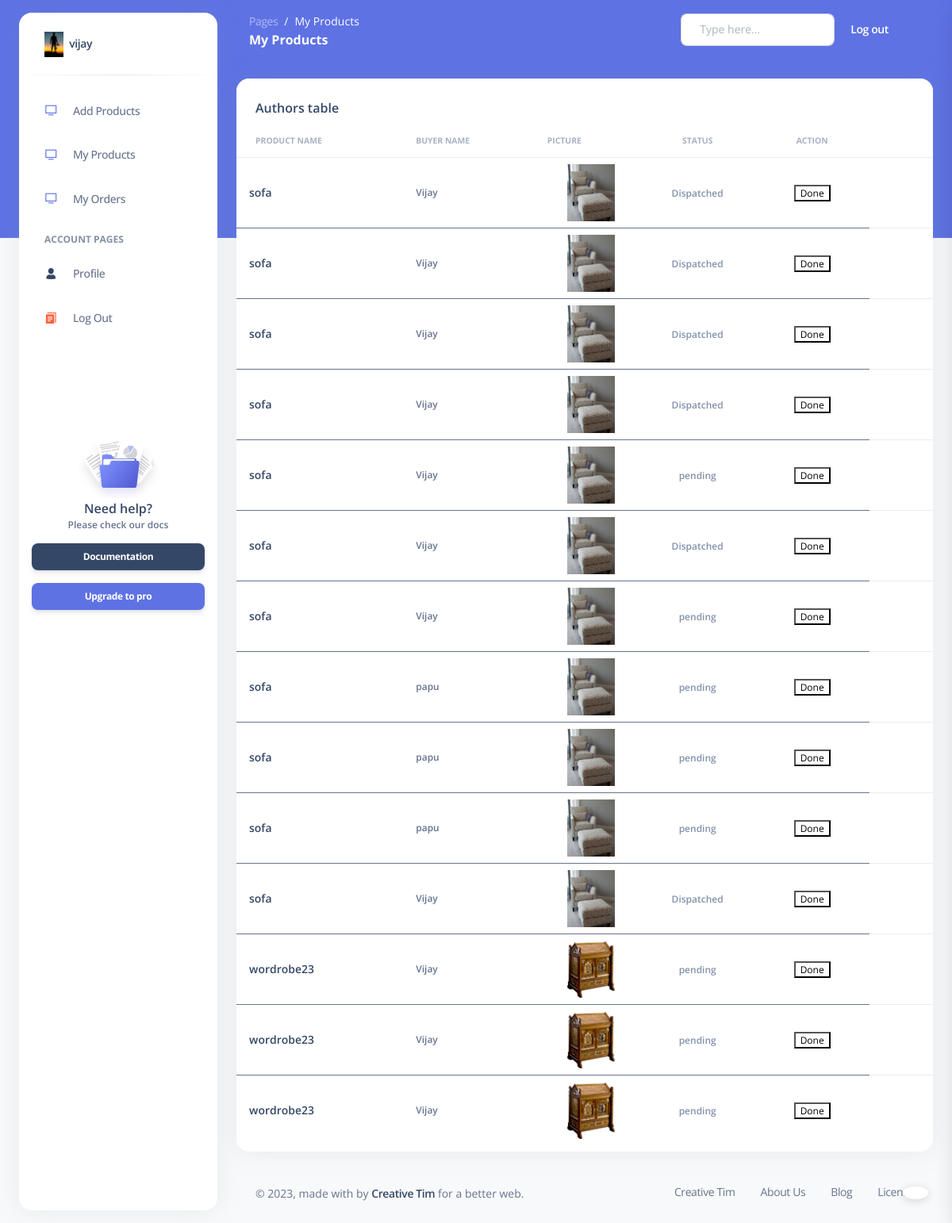
/seller/my_order/ (signed in), run on the app's committed database.
### seller/models.py (models this page shows, shortened)
class Seller(models.Model):
    user_name = models.CharField(max_length=50)
    gst = models.CharField(max_length=15)
    phone = models.CharField(max_length=15)
    email = models.EmailField(unique=True)
    password = models.CharField(max_length=10)
    pic = models.FileField(default= 'defualt.png',upload_to='seller_profile')

class MyOrder(models.Model):
    all_status = [
        ('pending', 'pending'),
        ('dispatched', 'dispatched')
    ]
    buyer = models.ForeignKey(to = 'buyer.Buyer',on_delete=models.CASCADE)
    product = models.ForeignKey(Product,on_delete=models.CASCADE)
    status = models.CharField(max_length=50,default='pending')

class Product(models.Model):
    product_name = models.CharField(max_length=50)
    des = models.TextField(max_length=255)
    price = models.FloatField(default=10.0)
    product_stock = models.IntegerField(default=0)
    pic = models.FileField(default='sad.jpg', upload_to='product_pics')
    seller = models.ForeignKey(Seller, on_delete=models.CASCADE)

### buyer/models.py (models this page shows, shortened)
class Buyer(models.Model):
    first_name = models.CharField(max_length=50)
    last_name = models.CharField(max_length=50)
    email = models.EmailField(unique=True)
    password = models.CharField(max_length=10)
    phone = models.CharField(max_length=15)
    address = models.CharField(max_length=200)
    pic = models.FileField(default='default.png',upload_to='buyer_profile')

### seller/views.py (the view)
# urls.py: path('my_order/',my_order,name='my_order'),
def my_order(request):
    seller_obj = Seller.objects.get(email=request.session['s_email'])
    all_order = MyOrder.objects.filter(product__seller=seller_obj)
    return render(request, 'my_order.html', {'order_data': all_order, 'seller_data': seller_obj})

### seller/templates/my_order.html (shortened to what this page needs)
{% load static %}
<!DOCTYPE html>
<html lang="en">
<head>
  <link href="{% static '/assets/css/nucleo-icons.css' %}" rel="stylesheet" />
  <link href="{% static '/assets/css/nucleo-svg.css' %}" rel="stylesheet" />
  <link href="{% static '/assets/css/nucleo-svg.css' %}" rel="stylesheet" />
  <link id="pagestyle" href="{% static '/assets/css/argon-dashboard.css' %}" rel="stylesheet" />
</head>
<body class="g-sidenav-show   bg-gray-100">
  <aside class="sidenav bg-white navbar navbar-vertical navbar-expand-xs border-0 border-radius-xl my-3 fixed-start ms-4 " id="sidenav-main">
    {% if seller_data %}
    <div class="sidenav-header">
      <a class="navbar-brand m-0"  target="_blank">
        <img src="{{seller_data.pic.url}}" class="navbar-brand-img h-100" alt="main_logo">
        <span class="ms-1 font-weight-bold">{{seller_data.user_name}}</span>
      </a>
    </div>
    {% endif %}
    <hr class="horizontal dark mt-0">
    <div class="collapse navbar-collapse  w-auto " id="sidenav-collapse-main">
      <ul class="navbar-nav">
        <li class="nav-item">
          <a class="nav-link " href="{% url 'add_products' %}">
            <div class="icon icon-shape icon-sm border-radius-md text-center me-2 d-flex align-items-center justify-content-center">
              <i class="ni ni-tv-2 text-primary text-sm opacity-10"></i>
            </div>
            <span class="nav-link-text ms-1">Add Products</span>
          </a>
        </li>
        <li class="nav-item">
          <a class="nav-link " href="{% url 'my_products' %}">
            <div class="icon icon-shape icon-sm border-radius-md text-center me-2 d-flex align-items-center justify-content-center">
              <i class="ni ni-tv-2 text-primary text-sm opacity-10"></i>
            </div>
            <span class="nav-link-text ms-1">My Products</span>
          </a>
        </li>
        <li class="nav-item">
          <a class="nav-link " href="{% url 'my_order' %}">
            <div class="icon icon-shape icon-sm border-radius-md text-center me-2 d-flex align-items-center justify-content-center">
              <i class="ni ni-tv-2 text-primary text-sm opacity-10"></i>
            </div>
            <span class="nav-link-text ms-1">My Orders</span>
          </a>
        </li>
        <li class="nav-item mt-3">
          <h6 class="ps-4 ms-2 text-uppercase text-xs font-weight-bolder opacity-6">Account pages</h6>
        </li>
        <li class="nav-item">
          <a class="nav-link " href="{% url 'profile' %}">
            <div class="icon icon-shape icon-sm border-radius-md text-center me-2 d-flex align-items-center justify-content-center">
              <i class="ni ni-single-02 text-dark text-sm opacity-10"></i>
            </div>
            <span class="nav-link-text ms-1">Profile</span>
          </a>
        </li>
        <li class="nav-item">
          <a class="nav-link " href="{% url 'signout' %}">
            <div class="icon icon-shape icon-sm border-radius-md text-center me-2 d-flex align-items-center justify-content-center">
              <i class="ni ni-single-copy-04 text-warning text-sm opacity-10"></i>
            </div>
            <span class="nav-link-text ms-1">Log Out</span>
          </a>
        </li>
      </ul>
    </div>
    <div class="sidenav-footer mx-3 ">
      <div class="card card-plain shadow-none" id="sidenavCard">
        <img class="w-50 mx-auto" src="{% static '/assets/img/illustrations/icon-documentation.svg' %}" alt="sidebar_illustration">
        <div class="card-body text-center p-3 w-100 pt-0">
          <div class="docs-info">
            <h6 class="mb-0">Need help?</h6>
            <p class="text-xs font-weight-bold mb-0">Please check our docs</p>
          </div>
        </div>
      </div>
      <a href="https://www.creative-tim.com/learning-lab/bootstrap/license/argon-dashboard" target="_blank" class="btn btn-dark btn-sm w-100 mb-3">Documentation</a>
      <a class="btn btn-primary btn-sm mb-0 w-100" href="https://www.creative-tim.com/product/argon-dashboard-pro?ref=sidebarfree" type="button">Upgrade to pro</a>
    </div>
  </aside>
  <main class="main-content position-relative border-radius-lg ">
    <nav class="navbar navbar-main navbar-expand-lg px-0 mx-4 shadow-none border-radius-xl " id="navbarBlur" data-scroll="false">
      <div class="container-fluid py-1 px-3">
        <nav aria-label="breadcrumb">
          <ol class="breadcrumb bg-transparent mb-0 pb-0 pt-1 px-0 me-sm-6 me-5">
            <li class="breadcrumb-item text-sm"><a class="opacity-5 text-white" href="javascript:;">Pages</a></li>
            <li class="breadcrumb-item text-sm text-white active" aria-current="page">My Products</li>
          </ol>
          <h6 class="font-weight-bolder text-white mb-0">My Products</h6>
        </nav>
        <div class="collapse navbar-collapse mt-sm-0 mt-2 me-md-0 me-sm-4" id="navbar">
          <div class="ms-md-auto pe-md-3 d-flex align-items-center">
            <div class="input-group">
              <span class="input-group-text text-body"></span>
              <input type="text" class="form-control" placeholder="Type here...">
            </div>
          </div>
          <ul class="navbar-nav  justify-content-end">
            <li class="nav-item d-flex align-items-center">
              <a href="{% url 'signout' %}" class="nav-link text-white font-weight-bold px-0">
                <span class="d-sm-inline d-none">Log out</span>
              </a>
            </li>
            <li class="nav-item px-3 d-flex align-items-center">
            </li>
            <li class="nav-item dropdown pe-2 d-flex align-items-center">
            </li>
          </ul>
        </div>
      </div>
    </nav>
    <div class="container-fluid py-4">
      <div class="row">
        <div class="col-12">
          <div class="card mb-4">
            <div class="card-header pb-0">
              <h6>Authors table</h6>
            </div>
            <div class="card-body px-0 pt-0 pb-2">
              <div class="table-responsive p-0">
                <table class="table align-items-center mb-0">
                  <thead>
                    <tr>
                      <th class="text-uppercase text-secondary text-xxs font-weight-bolder opacity-7">Product Name</th>
                      <th class="text-uppercase text-secondary text-xxs font-weight-bolder opacity-7 ps-2">Buyer Name</th>
                      <th class="text-uppercase text-secondary text-xxs font-weight-bolder opacity-7 ps-2">Picture</th>
                      <th class="text-center text-uppercase text-secondary text-xxs font-weight-bolder opacity-7">Status</th>
                      <th class="text-center text-uppercase text-secondary text-xxs font-weight-bolder opacity-7">Action</th>
{% for i in order_data %}
                      <th class="text-secondary opacity-7"></th>
                    </tr>
                  </thead>
                  <tbody>
                    <tr>
                      <td>
                        <div class="d-flex px-2 py-1">
                          <div class="d-flex flex-column justify-content-center">
                            <h6 class="mb-0 text-sm">{{i.product.product_name}}</h6>
                          </div>
                        </div>
                      </td>
                      <td>
                        <p class="text-xs font-weight-bold mb-0">{{i.buyer.first_name}}</p>
                      </td>
                      <td class="align-middle text-center text-sm">
                        <div>
                          <img src="{{i.product.pic.url}}"  alt="user1" width="60px">
                        </div>
                      </td>
                      <td class="align-middle text-center">
                        <span class="text-secondary text-xs font-weight-bold">{{i.status}}</span>
                      </td>
                      <td class="align-middle text-center">
                        <span class="text-secondary text-xs font-weight-bold"><a href="{% url 'change_status' i.id %}"><button style="background-color:white">Done</button style="color:white"></a></span>
                      </td>
 {% endfor %}
                      </tr>
                  </tbody>
                </table>
              </div>
            </div>
          </div>
        </div>
      </div>
      <footer class="footer pt-3  ">
        <div class="container-fluid">
          <div class="row align-items-center justify-content-lg-between">
            <div class="col-lg-6 mb-lg-0 mb-4">
              <div class="copyright text-center text-sm text-muted text-lg-start">
                © ,
                made with  by
                <a href="https://www.creative-tim.com" class="font-weight-bold" target="_blank">Creative Tim</a>
                for a better web.
              </div>
            </div>
            <div class="col-lg-6">
              <ul class="nav nav-footer justify-content-center justify-content-lg-end">
                <li class="nav-item">
                  <a href="https://www.creative-tim.com" class="nav-link text-muted" target="_blank">Creative Tim</a>
                </li>
                <li class="nav-item">
                  <a href="https://www.creative-tim.com/presentation" class="nav-link text-muted" target="_blank">About Us</a>
                </li>
                <li class="nav-item">
                  <a href="https://www.creative-tim.com/blog" class="nav-link text-muted" target="_blank">Blog</a>
                </li>
                <li class="nav-item">
                  <a href="https://www.creative-tim.com/license" class="nav-link pe-0 text-muted" target="_blank">License</a>
                </li>
              </ul>
            </div>
          </div>
        </div>
      </footer>
    </div>
  </main>
  <div class="fixed-plugin">
    <a class="fixed-plugin-button text-dark position-fixed px-3 py-2">
    </a>
  </div>
</body>
</html>

### seller/static/assets/css/nucleo-svg.css (style rules this page uses)
.icon { display: inline-block; color: #111111; height: 1em; width: 1em; }
.icon-sm { height: 0.8em; width: 0.8em; }
.icon { fill: currentColor; stroke: none; }

### data on the page
Seller: pic (picture), user_name "vijay"
MyOrder: product.product_name "sofa", buyer.first_name "Vijay", product.pic (picture), status "Dispatched"
MyOrder: product.product_name "sofa", buyer.first_name "Vijay", product.pic (picture), status "Dispatched"
MyOrder: product.product_name "sofa", buyer.first_name "Vijay", product.pic (picture), status "Dispatched"
MyOrder: product.product_name "sofa", buyer.first_name "Vijay", product.pic (picture), status "Dispatched"
MyOrder: product.product_name "sofa", buyer.first_name "Vijay", product.pic (picture), status "pending"
MyOrder: product.product_name "sofa", buyer.first_name "Vijay", product.pic (picture), status "Dispatched"
MyOrder: product.product_name "sofa", buyer.first_name "Vijay", product.pic (picture), status "pending"
MyOrder: product.product_name "sofa", buyer.first_name "papu", product.pic (picture), status "pending"
MyOrder: product.product_name "sofa", buyer.first_name "papu", product.pic (picture), status "pending"
MyOrder: product.product_name "sofa", buyer.first_name "papu", product.pic (picture), status "pending"
MyOrder: product.product_name "sofa", buyer.first_name "Vijay", product.pic (picture), status "Dispatched"
MyOrder: product.product_name "wordrobe23", buyer.first_name "Vijay", product.pic (picture), status "pending"
MyOrder: product.product_name "wordrobe23", buyer.first_name "Vijay", product.pic (picture), status "pending"
MyOrder: product.product_name "wordrobe23", buyer.first_name "Vijay", product.pic (picture), status "pending"
